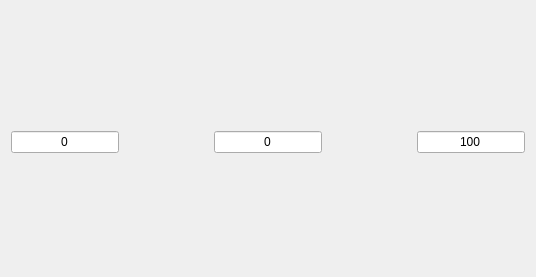
<?xml version="1.0" encoding="UTF-8"?>
<ui version="4.0">
 <class>SliderWidget_horizontal</class>
 <widget class="QWidget" name="SliderWidget_horizontal">
  <property name="geometry">
   <rect>
    <x>0</x>
    <y>0</y>
    <width>536</width>
    <height>277</height>
   </rect>
  </property>
  <property name="windowTitle">
   <string>Form</string>
  </property>
  <layout class="QVBoxLayout" name="mainLayout" stretch="1,0,0,1">
   <item>
    <spacer name="verticalSpacer_2">
     <property name="orientation">
      <enum>Qt::Vertical</enum>
     </property>
     <property name="sizeHint" stdset="0">
      <size>
       <width>20</width>
       <height>102</height>
      </size>
     </property>
    </spacer>
   </item>
   <item>
    <widget class="QwtSlider" name="slider" native="true">
     <property name="focusPolicy">
      <enum>Qt::StrongFocus</enum>
     </property>
    </widget>
   </item>
   <item>
    <layout class="QHBoxLayout" name="horizontalLayout_2">
     <item>
      <widget class="QLineEdit" name="minEdit">
       <property name="toolTip">
        <string>Minimum</string>
       </property>
       <property name="text">
        <string>0</string>
       </property>
       <property name="alignment">
        <set>Qt::AlignCenter</set>
       </property>
      </widget>
     </item>
     <item>
      <spacer name="horizontalSpacer">
       <property name="orientation">
        <enum>Qt::Horizontal</enum>
       </property>
       <property name="sizeHint" stdset="0">
        <size>
         <width>40</width>
         <height>20</height>
        </size>
       </property>
      </spacer>
     </item>
     <item>
      <widget class="QLineEdit" name="curEdit">
       <property name="toolTip">
        <string>Current value</string>
       </property>
       <property name="text">
        <string>0</string>
       </property>
       <property name="alignment">
        <set>Qt::AlignCenter</set>
       </property>
      </widget>
     </item>
     <item>
      <spacer name="horizontalSpacer_2">
       <property name="orientation">
        <enum>Qt::Horizontal</enum>
       </property>
       <property name="sizeHint" stdset="0">
        <size>
         <width>40</width>
         <height>20</height>
        </size>
       </property>
      </spacer>
     </item>
     <item>
      <widget class="QLineEdit" name="maxEdit">
       <property name="toolTip">
        <string>Maximum</string>
       </property>
       <property name="text">
        <string>100</string>
       </property>
       <property name="alignment">
        <set>Qt::AlignCenter</set>
       </property>
      </widget>
     </item>
    </layout>
   </item>
   <item>
    <spacer name="verticalSpacer">
     <property name="orientation">
      <enum>Qt::Vertical</enum>
     </property>
     <property name="sizeHint" stdset="0">
      <size>
       <width>17</width>
       <height>37</height>
      </size>
     </property>
    </spacer>
   </item>
  </layout>
 </widget>
 <customwidgets>
  <customwidget>
   <class>QwtSlider</class>
   <extends>QWidget</extends>
   <header location="global">qwt_slider.h</header>
   <container>1</container>
  </customwidget>
 </customwidgets>
 <resources/>
 <connections/>
</ui>
